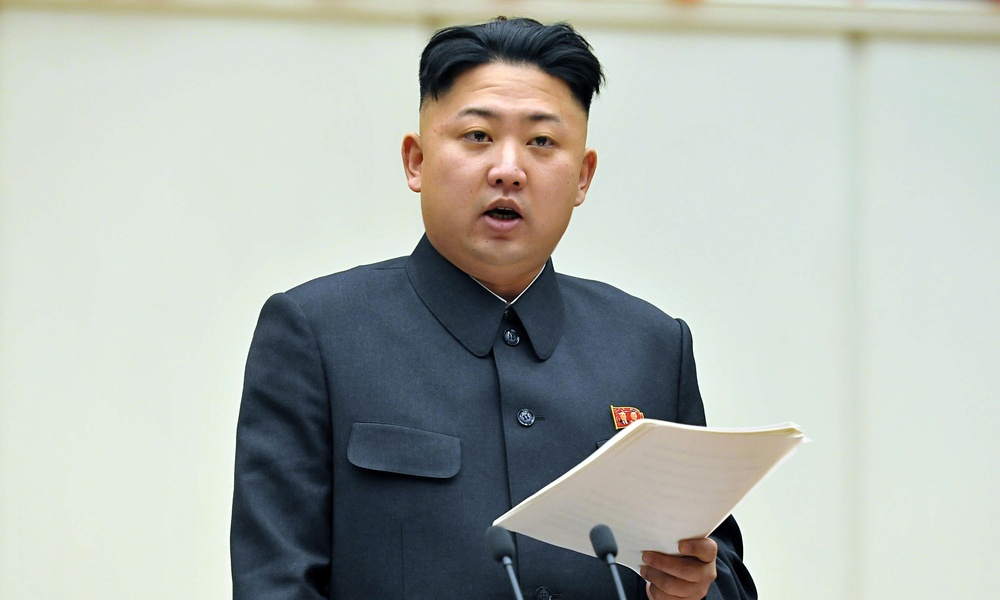
#> input picture Contours/Kim-Jong-un-014.jpg, 1000 x 600 px, shrunk from 2560 x 1536 before the run
$ jupyter execute KimContours.ipynb
#> lines starting #> are read from the running program, lines starting #| are printed output that depends on the picture; after the words box and inside, x2 and y2 are one past the last pixel; in counts of white or black regions, pixels touching at a corner belong together
[cell 1]
# !pip3 install opencv-python matplotlib

[cell 2]
import cv2
import matplotlib.pyplot as plt
import numpy as np

[cell 3]
# [plt.imshow(img),plt.imshow(img_grayscale),plt.imshow(img_rgb)]

[cell 4]
img = cv2.imread("Kim-Jong-un-014.jpg")
#> img is the input picture: shape (600, 1000, 3); mean B, G, R 175, 181, 175.4
# img[img]
# print(len(img),len(img[1535]))
for i in range(1,30):
    img[len(img)-i]=255
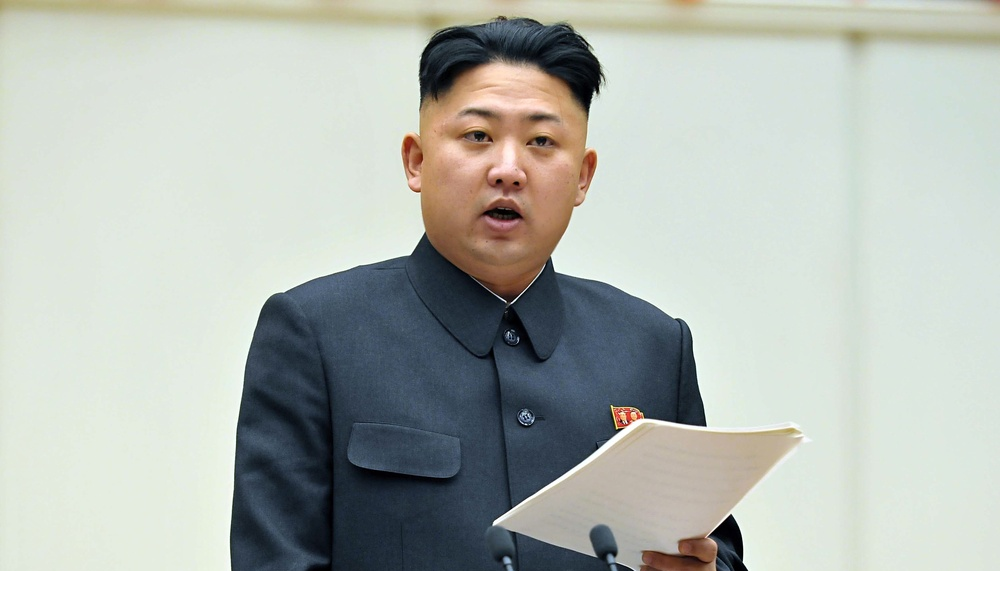
#> img: shape (600, 1000, 3); 4.83% of pixels changed, all inside (x1, y1, x2, y2) = (0, 571, 1000, 600)
plt.imshow(img)
plt.show()

[cell 5]
img_rgb = cv2.cvtColor(img, cv2.COLOR_BGR2RGB)
plt.imshow(img_rgb)
plt.show()

[cell 6]
img_rgb[0][0]
#> Out = [170, 158, 110]

[cell 7]
channels = cv2.split(img_rgb)
img_grayscale = cv2.cvtColor(img, cv2.COLOR_BGR2GRAY)

[cell 8]
plt.figure(figsize=(24,18))
plt.imshow(np.vstack([channels[0],channels[1],channels[2],img_grayscale]),cmap='grey')
plt.show()
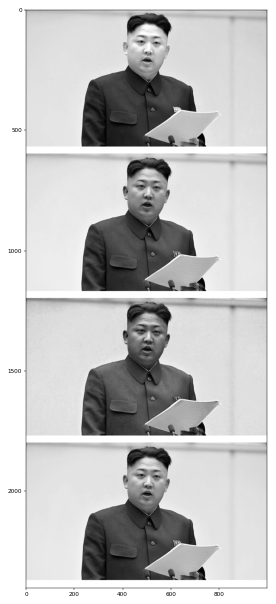
#> figure drawn by matplotlib, 1 panel

[cell 9]
plt.plot(cv2.calcHist([img_grayscale],[0],None, [256], [0,256]),label = "gray" ,color = "gray")
# plt.show()
colors = ("r", "g", "b")
for (chan, color) in zip(channels, colors):
    # cv2.calcHist(images,channels,mask,histSize,ranges)
    hist = cv2.calcHist([chan], [0], None, [256], [0, 256])
    plt.plot(hist, color = color,label = color)
    plt.xlim([0, 256])
#> this loop made 3 passes
#> color on passes 1 to 3: 'r', 'g', 'b'
plt.legend(loc="upper left")
plt.show()
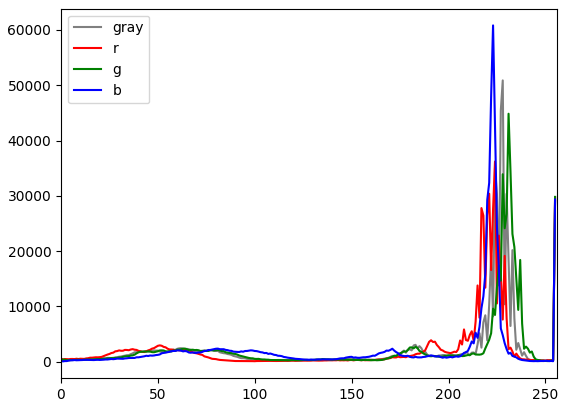
#> figure drawn by matplotlib, 1 panel; curve peaks at x = 228, y = 50879; curve peaks at x = 224, y = 36208; curve peaks at x = 231, y = 44850

[cell 10]
# # blurred = cv2.GaussianBlur(channels[1], (25,25),0)
# # edged = cv2.Canny(blurred,100,114)
# # plt.figure(figsize=(24,18))
# # plt.imshow(np.vstack([channels[0], blurred, edged]),cmap="gray")

# blurred = cv2.GaussianBlur(channels[2], (15,13),0)
# edged = cv2.Canny(blurred,57,165)
plt.figure(figsize=(24,18))
# plt.imshow(np.vstack([channels[2], blurred, edged]),cmap="gray")


blurred = cv2.GaussianBlur(channels[2], (3,3),0)
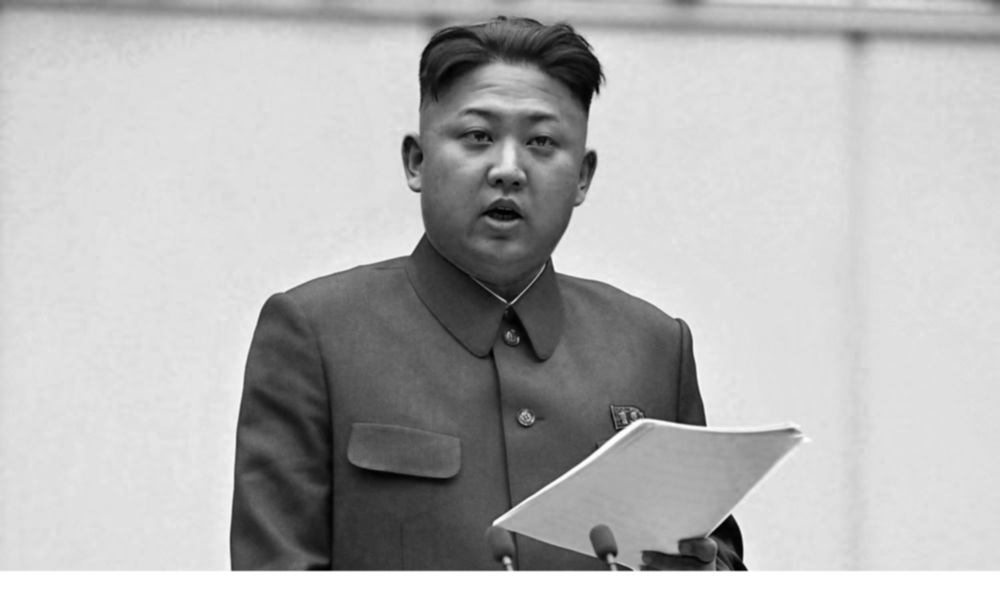
#> blurred: shape (600, 1000); min 1, max 255, mean 180.9
thresh = cv2.erode(blurred, None, iterations=17)
thresh = cv2.dilate(thresh, None, iterations=1)

thresh = cv2.threshold(thresh, 120, 255, cv2.THRESH_TOZERO)[1]
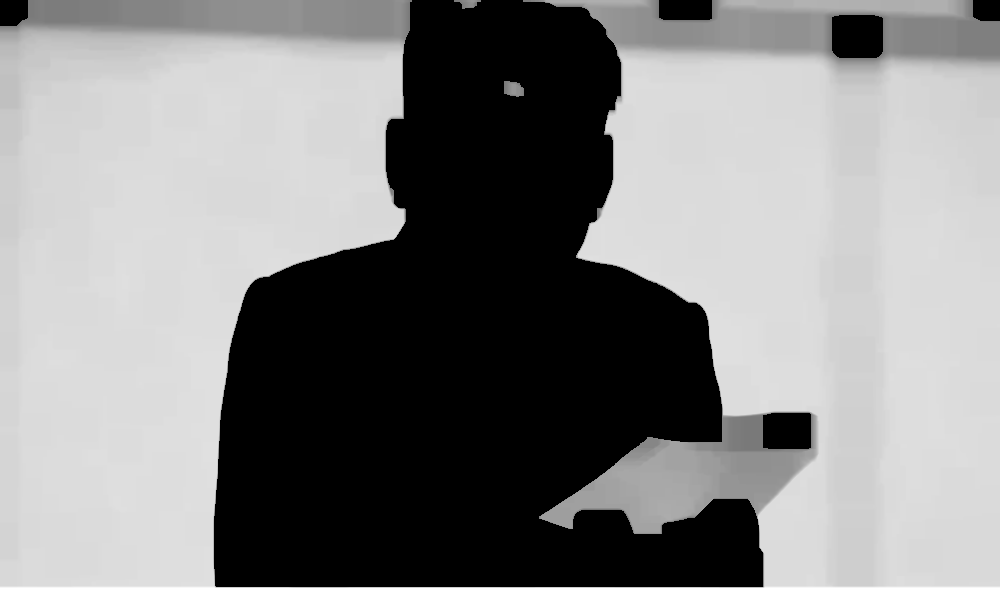
#> thresh: shape (600, 1000); min 0, max 255, mean 135.1

# thresh = cv2.threshold(blurred, 160, 255, cv2.THRESH_BINARY_INV)[1]

edged = cv2.Canny(thresh,100,100)
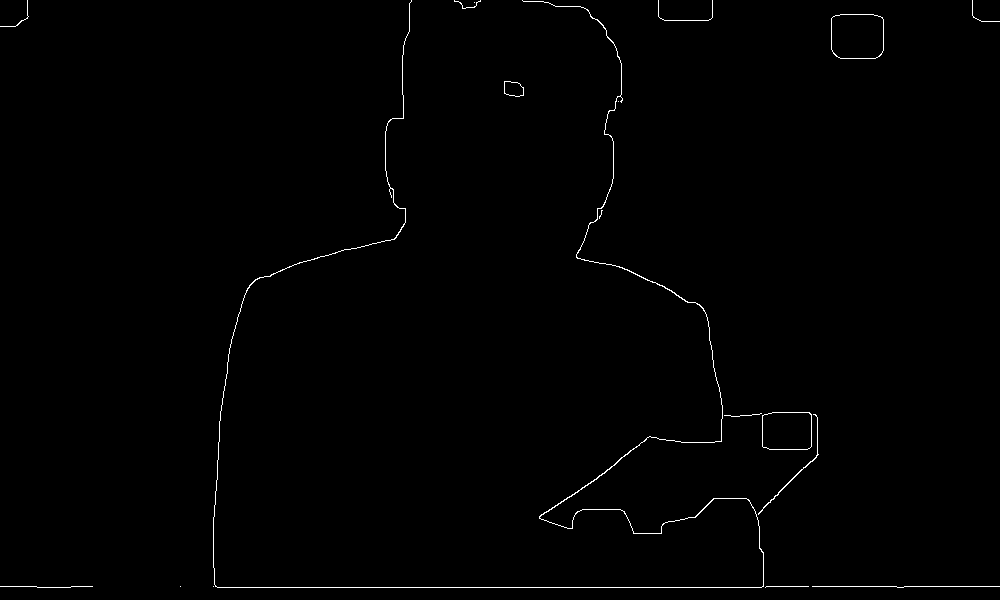
#> edged: shape (600, 1000); 0.63% white in thin lines or dots
# plt.imshow(thresh,cmap='gray')
plt.imshow(np.vstack([channels[2], blurred,thresh,edged]),cmap="gray")
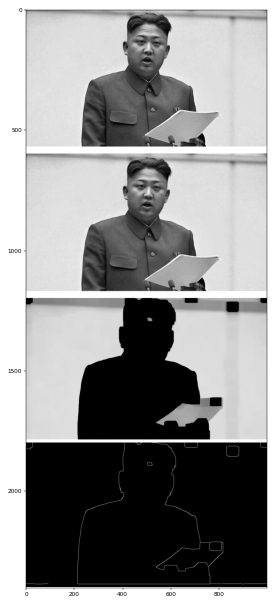
#> figure drawn by matplotlib, 1 panel

[cell 11]
(cnts, _) = cv2.findContours(edged.copy(), cv2.RETR_EXTERNAL, cv2 .CHAIN_APPROX_SIMPLE)
#> cnts = 18 contours, 13 with area under 20; largest, box (x1, y1, x2, y2) and area: (831, 14, 884, 59) 2200, (762, 412, 812, 450) 1778, (504, 81, 524, 97) 236, (213, 0, 764, 588) 230, (758, 414, 819, 515) 54
cnts = max(cnts, key=cv2.contourArea)
#> cnts = contour of 35 points, box (x1, y1, x2, y2) (831, 14, 884, 59), area 2200
# [9 lines of commented-out code are left out]

[cell 12]
# cnts[5]

[cell 13]
# cnts

[cell 14]
black =np.zeros_like(img_grayscale)

img2 = img_rgb.copy()
cv2.drawContours(img2, [cnts], -1, (0, 255, 0), 10)
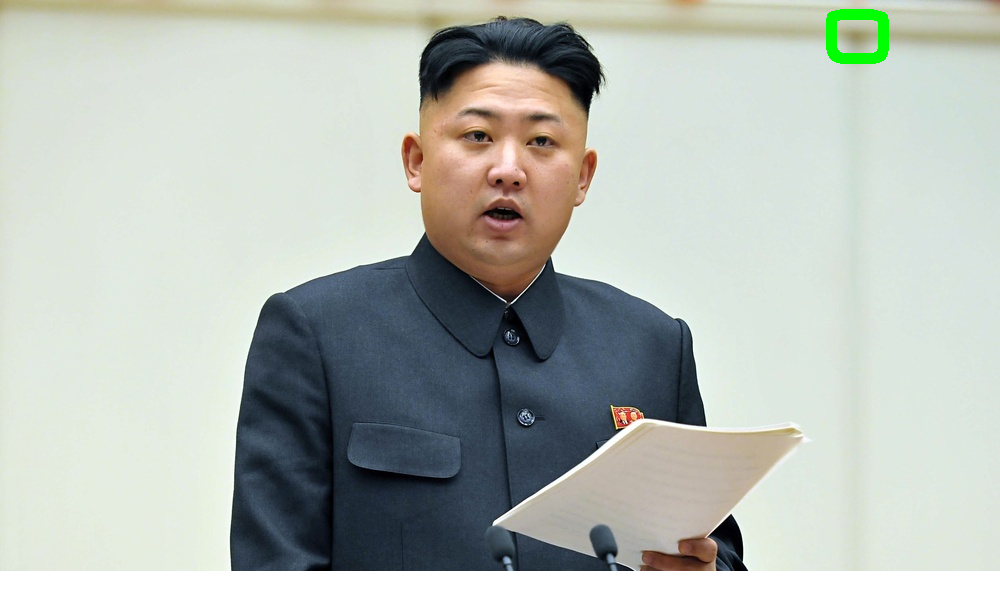
#> img2: shape (600, 1000, 3); mean R, G, B 180.7, 186.9, 180.3
plt.figure(figsize=(24,18))
# plt.imshow(np.hstack([img_rgb]))
plt.imshow(img2)
plt.show()

[cell 15]
# [5 lines of commented-out code are left out]

[cell 16]
# plt.imshow(img_rgb - img2)
black =np.zeros_like(img_grayscale)
# plt.imshow(black,cmap='gray')

[cell 17]
plt.figure(figsize=(24,18))

mask = cv2.fillPoly(black.copy(),[cnts],color = 255)
#> mask: shape (600, 1000); 0.38% white; 1 white region, box (x1, y1, x2, y2) and area: (831, 14, 884, 59) 2287
plt.imshow(mask,cmap='gray')
# cv2.imshow('',mask)
# cv2.waitKey(5000)
# cv2.destroyAllWindows()

[cell 18]
# cv2.bitwise_and(img_grayscale,)

[cell 19]
# [9 lines of commented-out code are left out]

[cell 20]
# plt.imshow(mask,cmap='gray')
#
# mask[]

[cell 21]
for i,y in enumerate(mask):
    for j,x in enumerate(y):
        if x!=255:
            img_rgb[i][j]=[255,255,255]
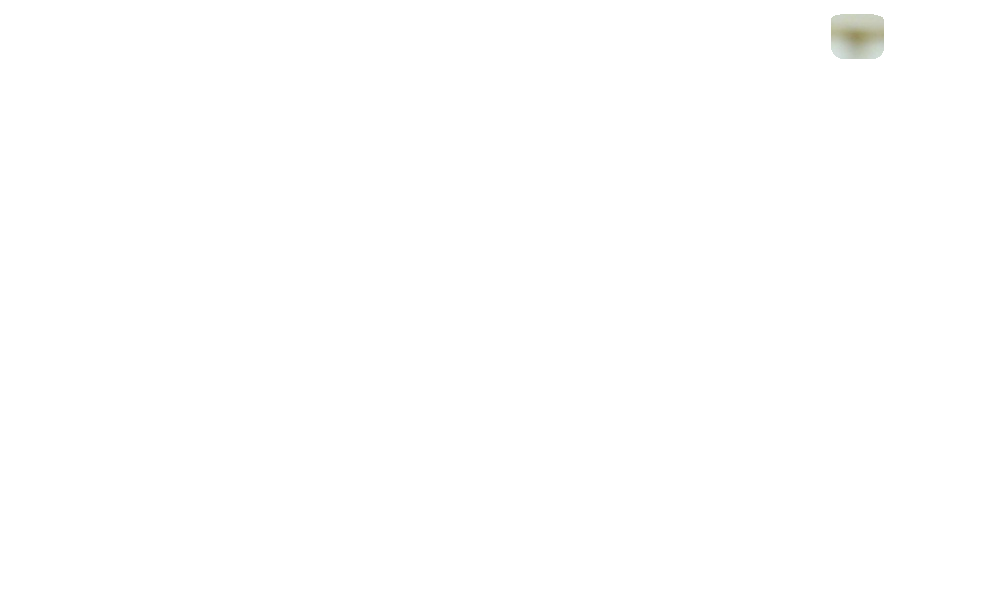
#> img_rgb: shape (600, 1000, 3); mean R, G, B 254.7, 254.8, 254.7
